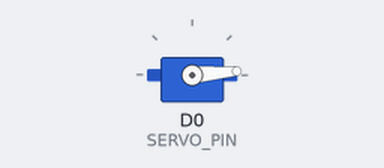
This sketch was run on a simulated ESP8266 (NodeMCU). On the bench: servo.

Above: at 0.05 s.
At 0.85 s:
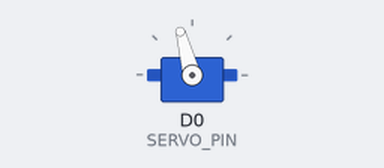
At 1.65 s:
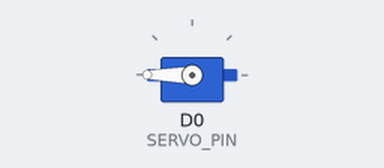
At 3.25 s:
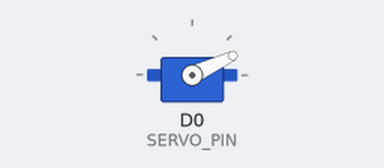
Timing chart, 0 to 9.1 s (numbered marks = the images above):
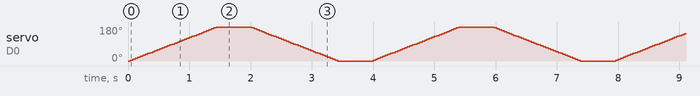

The sketch:

esp8266_servo_supurme_test_github.ino
```cpp
#include <Servo.h>

Servo kameraServo;

const int SERVO_PIN = D0;   // GPIO16

void setup()
{
  kameraServo.attach(SERVO_PIN);
}

void loop()
{
  // 0° → 180°
  for (int aci = 0; aci <= 180; aci += 5)
  {
    kameraServo.write(aci);
    delay(40);   // Yumuşak hareket için gecikme
  }

  delay(500);

  // 180° → 0°
  for (int aci = 180; aci >= 0; aci -= 5)
  {
    kameraServo.write(aci);
    delay(40);
  }

  delay(500);
}
```
